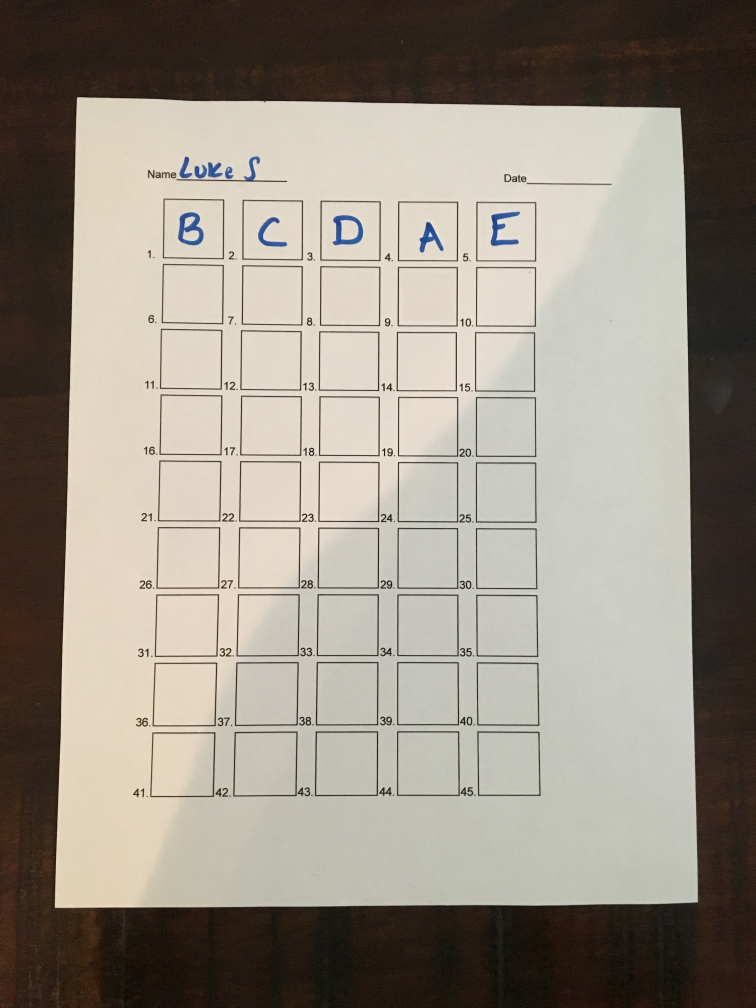
#> input picture test/images/brians_test.jpeg, 3024 x 4032 px (shown at 1/4 size)
$ python -i Extract.py   (imports and definitions only)   (older library calls are emulated)
#> lines starting #> are read from the running program, lines starting #| are printed output that depends on the picture; after the words box and inside, x2 and y2 are one past the last pixel; in counts of white or black regions, pixels touching at a corner belong together
### TopDown.py
import cv2
import numpy as np

class TopDown():
    def __init__(self):
        pass


    def four_point_transform(self, image, pts):
        # obtain a consistent order of the points and unpack them
        # individually
        rect = self.order_points(pts)
        (tl, tr, br, bl) = rect

        # compute the width of the new image, which will be the
        # maximum distance between bottom-right and bottom-left
        # x-coordiates or the top-right and top-left x-coordinates
        widthA = np.sqrt(((br[0] - bl[0]) ** 2) + ((br[1] - bl[1]) ** 2))
        widthB = np.sqrt(((tr[0] - tl[0]) ** 2) + ((tr[1] - tl[1]) ** 2))
        maxWidth = max(int(widthA), int(widthB))

        # compute the height of the new image, which will be the
        # maximum distance between the top-right and bottom-right
        # y-coordinates or the top-left and bottom-left y-coordinates
        heightA = np.sqrt(((tr[0] - br[0]) ** 2) + ((tr[1] - br[1]) ** 2))
        heightB = np.sqrt(((tl[0] - bl[0]) ** 2) + ((tl[1] - bl[1]) ** 2))
        maxHeight = max(int(heightA), int(heightB))

        # now that we have the dimensions of the new image, construct
        # the set of destination points to obtain a "birds eye view",
        # (i.e. top-down view) of the image, again specifying points
        # in the top-left, top-right, bottom-right, and bottom-left
        # order
        dst = np.array([
            [0, 0],
            [maxWidth - 1, 0],
            [maxWidth - 1, maxHeight - 1],
            [0, maxHeight - 1]], dtype="float32")

        # compute the perspective transform matrix and then apply it
        matrix = cv2.getPerspectiveTransform(rect, dst)
        warped = cv2.warpPerspective(image, matrix, (maxWidth, maxHeight))

        # return the warped image
        return warped


    def order_points(self, pts):
        # initialzie a list of coordinates that will be ordered
        # such that the first entry in the list is the top-left,
        # the second entry is the top-right, the third is the
        # bottom-right, and the fourth is the bottom-left
        rect = np.zeros((4, 2), dtype="float32")

        # the top-left point will have the smallest sum, whereas
        # the bottom-right point will have the largest sum
        s = pts.sum(axis=1)
        rect[0] = pts[np.argmin(s)]
        rect[2] = pts[np.argmax(s)]

        # now, compute the difference between the points, the
        # top-right point will have the smallest difference,
        # whereas the bottom-left will have the largest difference
        diff = np.diff(pts, axis=1)
        rect[1] = pts[np.argmin(diff)]
        rect[3] = pts[np.argmax(diff)]

        # return the ordered coordinates
        return rect

### Extract.py
import imutils
import cv2
from PIL import Image
import numpy as np
from TopDown import TopDown

class Extract():
    def __init__(self):
        pass

    # [91 lines left out: functions get_all_answers, crop_answers, not called in this run]

    #basically do what we did to scan the document
    def get_answer(self, image_np):
        #image_np: numpy array that makes up the image
        #resize it to a smaller factor so that the shapes can be approximated better
        resized = imutils.resize(image_np, width=100)
        image_copy = image_np.copy()
        ratio = image_np.shape[0] / float(resized.shape[0])

        #get outline of answer box
        edged = cv2.Canny(resized, 75, 200)

        # find the contours in the edged image, keeping only the
        # largest ones, and initialize the screen contour
        cnts = cv2.findContours(edged.copy(), cv2.RETR_LIST, cv2.CHAIN_APPROX_SIMPLE)
        cnts = cnts[0] if imutils.is_cv2() else cnts[1]
        cnts = sorted(cnts, key=cv2.contourArea, reverse=True)[:5]

        # loop over the contours
        screen_cnt = None
        for contour in cnts:
            # approximate the contour
            peri = cv2.arcLength(contour, True)
            approx = cv2.approxPolyDP(contour, 0.02 * peri, True)

            # if our approximated contour has four points, then we
            # can assume that we have found our screen
            if len(approx) == 4:
                screen_cnt = approx
                break
        #if we were not able to find the answer box in the image, just return a hard crop of the image
        if(screen_cnt is None):
            shape = {
                "top": 20,
                "bottom": -20,
                "left": 20,
                "right": -20
            }
            return self.get_answer_hard(image_copy, shape)

        top_down = TopDown()
        scanned_ans = top_down.four_point_transform(image_copy, screen_cnt.reshape(4, 2) * ratio)

        return scanned_ans  #return the answer box from an image

    #hard code the crop, instead of using edge detection
    # [5 lines left out: function get_answer_hard, not called in this run]

>>> import cv2
>>> picture = cv2.imread('test/images/brians_test.jpeg')
#> picture is the input picture: shape (4032, 3024, 3); mean B, G, R 132.4, 143.8, 151.2
>>> result = Extract().get_answer(picture)
#> in get_answer, `resized = imutils.resize(image_np, width=100)`:
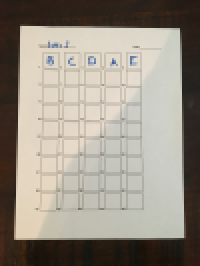
#> resized: shape (133, 100, 3) (shown 2 times larger); mean B, G, R 132.4, 143.8, 151.2
#> in get_answer, `edged = cv2.Canny(resized, 75, 200)`:
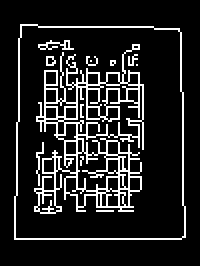
#> edged: shape (133, 100) (shown 2 times larger); 13.5% white in thin lines or dots, all inside (x1, y1, x2, y2) = (7, 12, 93, 120)
#> in get_answer, `cnts = cv2.findContours(edged.copy(), cv2.RETR_LIST, cv2.CHAIN_APPROX_..`: cnts = 67 contours, 36 with area under 20; largest, box (x1, y1, x2, y2) and area: (7, 12, 93, 120) 8742, (7, 12, 93, 120) 8740, (17, 22, 72, 107) 2356, (31, 42, 72, 69) 505, (38, 75, 60, 96) 274
#> in get_answer, `cnts = sorted(cnts, key=cv2.contourArea, reverse=True)[:5]`: cnts = 5 contours; box (x1, y1, x2, y2) and area: (7, 12, 93, 120) 8742, (7, 12, 93, 120) 8740, (17, 22, 72, 107) 2356, (31, 42, 72, 69) 505, (38, 75, 60, 96) 274
#> the loop in get_answer, `for contour in cnts:` made 1 pass
#> (peri, screen_cnt) on pass 1: (378.7, [[10, 12], [7, 119], [92, 118], [89, 14]])
#> in order_points, `s = pts.sum(axis=1)`: s = [666.9, 3819.8, 6366.3, 3122.5]
#> in order_points, `diff = np.diff(pts, axis=1)`: diff = [60.63, 3395.4, 788.2, -2273.7]
#> in four_point_transform, `rect = self.order_points(pts)`: rect = [[303.2, 363.8], [2698.1, 424.4], [2789.1, 3577.3], [212.2, 3607.6]]
#> in four_point_transform, `(tl, tr, br, bl) = rect`: tl = [303.2, 363.8]; tr = [2698.1, 424.4]; br = [2789.1, 3577.3]; bl = [212.2, 3607.6]
#> in four_point_transform, `widthA = np.sqrt(((br[0] - bl[0]) ** 2) + ((br[1] - bl[1]) ** 2))`: widthA = 2577
#> in four_point_transform, `widthB = np.sqrt(((tr[0] - tl[0]) ** 2) + ((tr[1] - tl[1]) ** 2))`: widthB = 2395.7
#> in four_point_transform, `maxWidth = max(int(widthA), int(widthB))`: maxWidth = 2577
#> in four_point_transform, `heightA = np.sqrt(((tr[0] - br[0]) ** 2) + ((tr[1] - br[1]) ** 2))`: heightA = 3154.2
#> in four_point_transform, `heightB = np.sqrt(((tl[0] - bl[0]) ** 2) + ((tl[1] - bl[1]) ** 2))`: heightB = 3245.1
#> in four_point_transform, `maxHeight = max(int(heightA), int(heightB))`: maxHeight = 3245
#> in four_point_transform, `dst = np.array([ [0, 0], [maxWidth - 1, 0], [maxWidth - 1, maxHeight -..`: dst = [[0, 0], [2576, 0], [2576, 3244], [0, 3244]]
#> in four_point_transform, `matrix = cv2.getPerspectiveTransform(rect, dst)`: matrix = [[1.05, 0.0295, -329.2], [-0.0274, 1.08, -385.2], [-1.21e-05, 2.35e-05, 1]]
#> in four_point_transform, `warped = cv2.warpPerspective(image, matrix, (maxWidth, maxHeight))`:
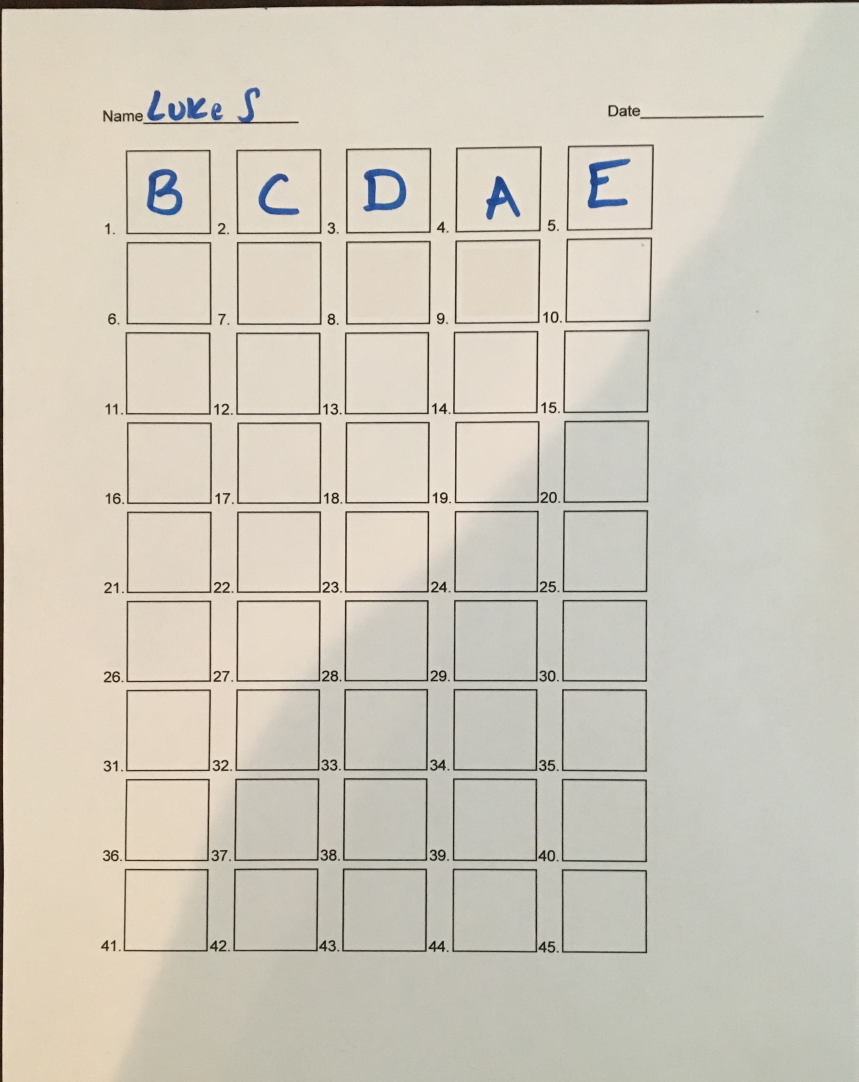
#> warped: shape (3245, 2577, 3) (shown at 1/3 size); mean B, G, R 188.2, 201.1, 206.6
